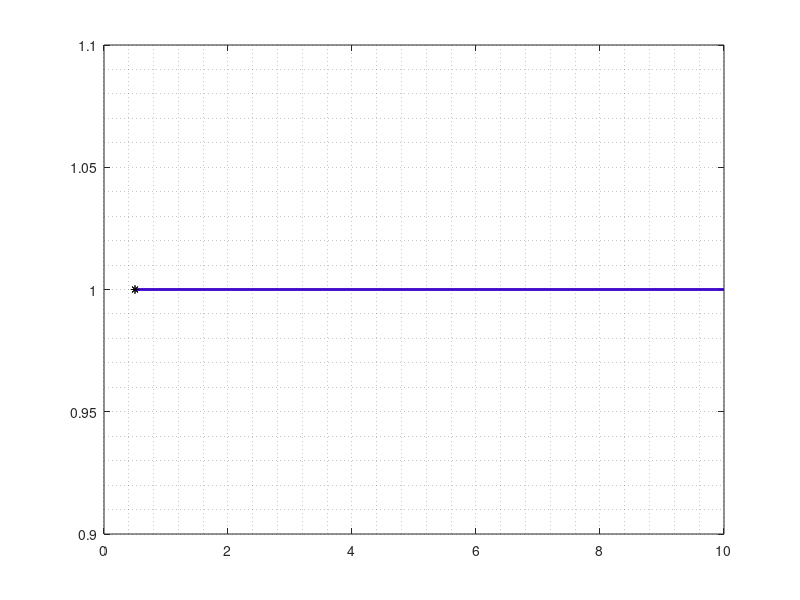

The MATLAB script that drew this image:
% ----- IED KMM -------
clear all;
Pf = 1;
% Pf = 0.5;
SNR_dB= -5; % SNR in dB
gam=power(10,SNR_dB/10); % SNR ratio
N=100; % No of samples

% avg_noise_pow = 1;
f=6e6; % carrier freq for modn
bw = 6e6; % bandwidth of interest
noise_figure = 11; % noise figure in dB (as specified in IEEE 802.22)
noise_power = -174+10*log(bw)+noise_figure; %noise power in dBm conversion
avg_noise_pow=double((1e-3)*power(10,noise_power/10));% received power in watts
% avg_noise_pow = 1;
%----- uniformly distributed random numbers-----

m =0.5:0.01:10;
M = 10;
L = 10;
% mu0 = N*((2^(p/2))*gamma((p+1)/2)*(avg_noise_pow^(p/2))/sqrt(pi));
% var0 = N*(((2^p)*(gamma(((2*p)+1)/2)-((gamma((p+1)/2)^2)/sqrt(pi)))*(avg_noise_pow^p))/sqrt(pi));
% mu1 = N*((2^(p/2))*((1+gam)^(p/2))*gamma((p+1)/2)*(avg_noise_pow^(p/2))/sqrt(pi));
% var1 = N*(((2^p)*((1+gam)^p)*(gamma(((2*p)+1)/2)-((gamma((p+1)/2)^2)/sqrt(pi)))*(avg_noise_pow^p))/sqrt(pi));
% 
%  mu_avg = ((M/L)*N*mu1)+ (((L-M)/L)*N*mu0);
%  sig_avg =((M/L^2)*N*var1)+ (((L-M)/L^2)*N*var0) ;
 
for i = 1:length(m) 
    p = m(i);
    mu0 = N*((2^(p/2))*gamma((p+1)/2)*(avg_noise_pow^(p/2))/sqrt(pi));
    var0 = N*(((2^p)*(gamma(((2*p)+1)/2)-((gamma((p+1)/2)^2)/sqrt(pi)))*(avg_noise_pow^p))/sqrt(pi));
    mu1 = N*((2^(p/2))*((1+gam)^(p/2))*gamma((p+1)/2)*(avg_noise_pow^(p/2))/sqrt(pi));
    var1 = N*(((2^p)*((1+gam)^p)*(gamma(((2*p)+1)/2)-((gamma((p+1)/2)^2)/sqrt(pi)))*(avg_noise_pow^p))/sqrt(pi));

%     mu_avg = ((M/L)*N*mu1)+ (((L-M)/L)*N*mu0);
%     sig_avg =((M/L^2)*N*var1)+ (((L-M)/L^2)*N*var0) ;
    mu_avg = ((M/L)*mu1)+ (((L-M)/L)*mu0);
    sig_avg =((M/L^2)*var1)+ (((L-M)/L^2)*var0) ;


    lamda = ((qfuncinv(Pf))*(sqrt(var0)))+ mu0;
    Pd(i) = qfunc((lamda-mu1)/sqrt(var1));
    Pdied(i) = Pd(i)+(Pd(i)*((1-Pd(i))*qfunc((lamda-mu_avg)/sqrt(sig_avg))));
    Pfied(i) = Pf+(Pf*((1-Pf)*qfunc((lamda-mu_avg)/sqrt(sig_avg))));
       
end

[v1 p1]=max(Pd);
opt_m1 = m(p1);

[v2 p2]=max(Pdied);
opt_m2 = m(p2);
% plot(Pfc,Pdc,'b','linewidth',2); hold on
% plot(Pfa,Pdt,'b','linewidth',2);hold on
plot(m,Pdied,'r','linewidth',2); hold on
plot(m,Pd,'b','linewidth',2); hold on
plot(opt_m1,v1,'*k');hold on;
plot(opt_m2,v2,'*k');grid minor
% plot(Pf,Pd,'r');hold on;